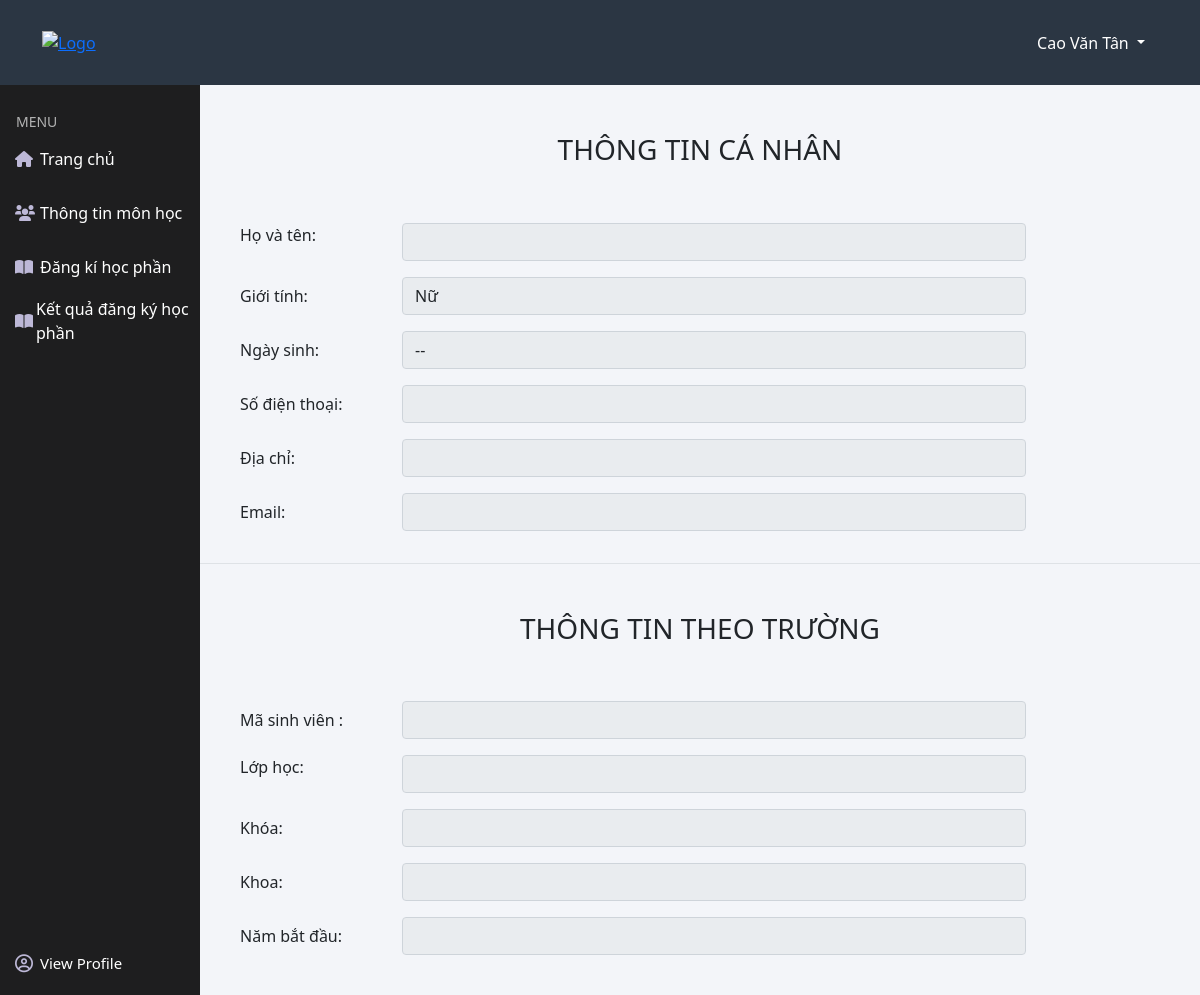
Before: /view/student/student_info.php (signed in) with the older database file.
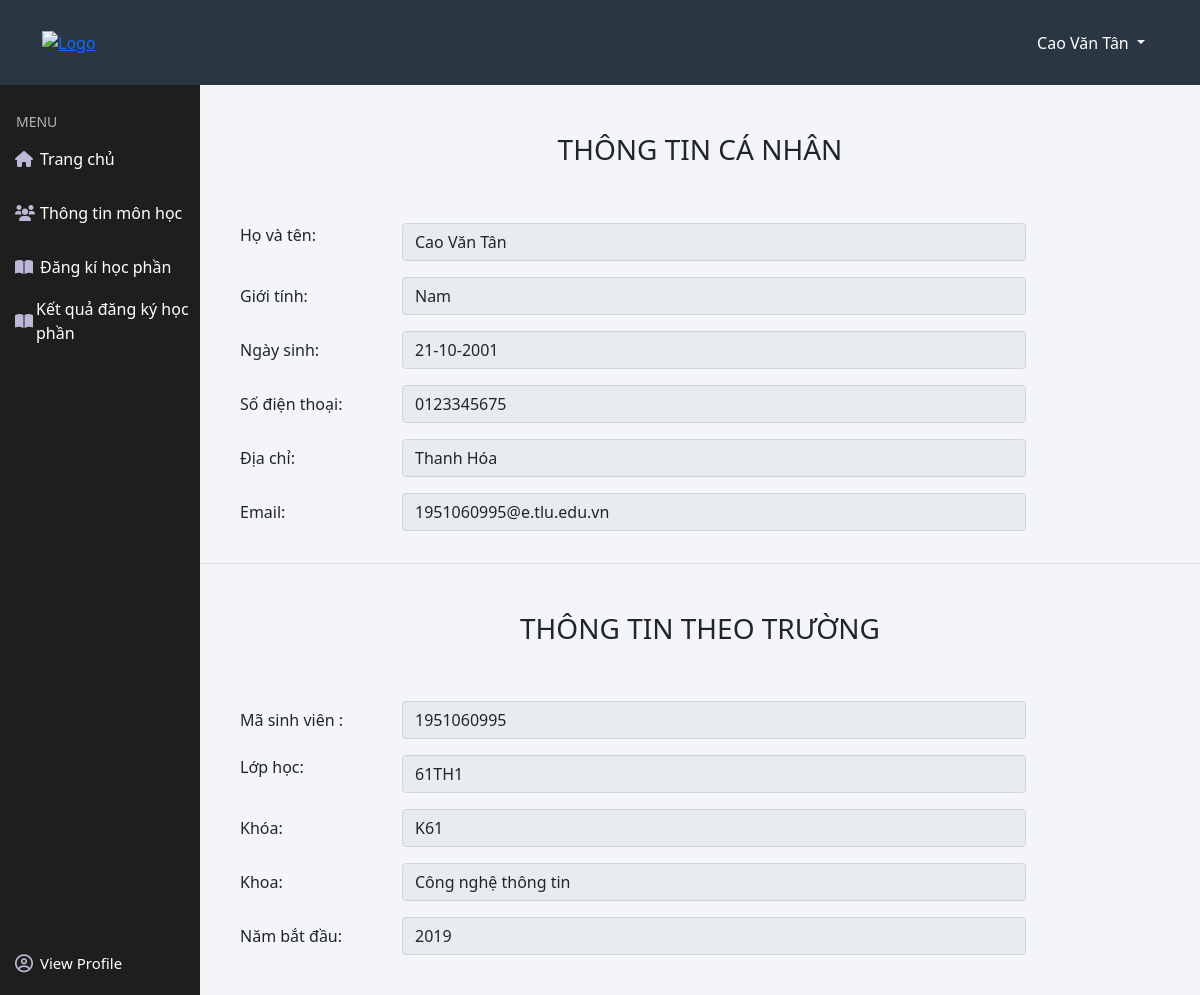
After: the same page with the newer database file.
### tables this page shows
CREATE TABLE `student` (
  `std_id` varchar(10) NOT NULL,
  `std_name` varchar(50) NOT NULL,
  `std_gender` tinyint(1) NOT NULL,
  `std_birthday` date NOT NULL,
  `std_phone` varchar(10) NOT NULL,
  `std_email` varchar(50) NOT NULL,
  `std_address` varchar(100) NOT NULL,
  `std_pass` varchar(100) NOT NULL,
  `class_id` int(10) UNSIGNED NOT NULL
);

CREATE TABLE `class` (
  `class_id` int(10) UNSIGNED NOT NULL,
  `class_name` varchar(100) NOT NULL,
  `office_id` int(10) UNSIGNED NOT NULL,
  `course_id` varchar(10) NOT NULL
);

CREATE TABLE `course` (
  `course_id` varchar(10) NOT NULL,
  `year_start` year(4) NOT NULL,
  `year_end` year(4) NOT NULL
);

CREATE TABLE `office` (
  `office_id` int(10) UNSIGNED NOT NULL,
  `office_name` varchar(200) NOT NULL
);

### view/student/student_info.php (the view, shortened to what this page needs)
<?php
include '../../partials-front/header.php';
include '../../partials-front/header_nav.php';
include '../../partials-front/student_menu.php';
include_once '../../config/config.php';
?>
<?php
 $username = $_SESSION['loginSuccess'] ;
$sql = "SELECT * FROM student e INNER JOIN class o on e.class_id = o.class_id INNER JOIN office a on  o.office_id = a.office_id INNER JOIN course c on o.course_id = c.course_id Where e.std_id = '$username'";
$result = mysqli_query($con,$sql);
$row = mysqli_fetch_assoc($result);
?>
<main class="col-10 float-end">
    <div class="container mb-3">
        <div class="my-5 row">
            <div class="col-12">
                <h3 style="text-align: center">THÔNG TIN CÁ NHÂN</h3>
            </div>
        </div>
        <div class="row">
            <div class="col-12">
                <div class="ms-3 mb-3 row">
                    <label for="inputPassword" class="col-sm-2 ">Họ và tên:</label>
                    <div class="col-sm-8">
                        <input type="text" readonly value="<?php echo $row['std_name'] ?> " class="form-control" id="inputPassword" name="st_name">
                    </div>
                </div>
                <div class="ms-3 mb-3 row">
                    <label for="staticEmail" class="col-sm-2 col-form-label">Giới tính:</label>
                    <div class="col-sm-8">
                        <input type="text" readonly value="<?php if ($row['std_gender'] == true) {
                                                                echo 'Nam';
                                                            } else {
                                                                echo 'Nữ';
                                                            } ?> " class="form-control" id="staticEmail" name="st_gender">
                    </div>
                </div>
                <div class="ms-3 mb-3 row">
                    <label for="inputPassword" class="col-sm-2 col-form-label">Ngày sinh:</label>
                    <div class="col-sm-8">
                        <input type="text" readonly value="<?php $date = explode('-', $row['std_birthday']);
                                                            $birthday = $date[2] . '-' . $date[1] . '-' . $date[0];
                                                            echo  $birthday; ?> " class="form-control" id="inputPassword" name="st_date">
                    </div>
                </div>
                <div class="ms-3 mb-3 row">
                    <label for="staticEmail" class="col-sm-2 col-form-label">Số điện thoại: </label>
                    <div class="col-sm-8">
                        <input type="text" readonly value="<?php echo $row['std_phone'] ?> " class="form-control" id="staticEmail" name="st_phone">
                    </div>
                </div>
                <div class="ms-3 mb-3 row">
                    <label for="inputPassword" class="col-sm-2 col-form-label">Địa chỉ:</label>
                    <div class="col-sm-8">
                        <input type="text" readonly value="<?php echo $row['std_address'] ?> " class="form-control" id="inputPassword" name="st_address">
                    </div>
                </div>
                <div class="ms-3 mb-3 row">
                    <label for="staticEmail" class="col-sm-2 col-form-label">Email:</label>
                    <div class="col-sm-8">
                        <input type="text" readonly value="<?php echo $row['std_email'] ?> " class="form-control" id="staticEmail" name="st_email">
                    </div>
                </div>
            </div>
        </div>
    </div>
    <div class="container border-top mb-4">
        <div class="my-5 row">
            <div class="col-12">
                <h3 style="text-align: center">THÔNG TIN THEO TRƯỜNG</h3>
            </div>
        </div>
        <div class="row">
            <div class="col-12">
                <div class="ms-3 mb-3 row">
                    <label for="staticEmail" class="col-sm-2 col-form-label">Mã sinh viên : </label>
                    <div class="col-sm-8">
                        <input type="text" readonly value="<?php echo $row['std_id'] ?> " class="form-control" id="staticEmail" name="st_id">
                    </div>
                </div>
                <div class="ms-3 mb-3 row">
                    <label for="inputPassword" class="col-sm-2 ">Lớp học:</label>
                    <div class="col-sm-8">
                        <input type="text" readonly value="<?php echo $row['class_name'] ?> " class="form-control" id="inputPassword" name="st_name">
                    </div>
                </div>
                <div class="ms-3 mb-3 row">
                    <label for="staticEmail" class="col-sm-2 col-form-label">Khóa:</label>
                    <div class="col-sm-8">
                        <input type="text" readonly value="<?php echo $row['course_id'] ?> " class="form-control" id="staticEmail" name="st_gender">
                    </div>
                </div>
                <div class="ms-3 mb-3 row">
                    <label for="inputPassword" class="col-sm-2 col-form-label">Khoa:</label>
                    <div class="col-sm-8">
                        <input type="text" readonly value="<?php echo $row['office_name'] ?> " class="form-control" id="inputPassword" name="st_date">
                    </div>
                </div>
                <div class="ms-3 mb-3 row">
                    <label for="inputPassword" class="col-sm-2 col-form-label">Năm bắt đầu:</label>
                    <div class="col-sm-8">
                        <input type="text" readonly value="<?php echo $row['year_start'] ?> " class="form-control" id="inputPassword" name="st_date">
                    </div>
                </div>
            </div>
        </div>
    </div>
</main>
<?php
include '../../partials-front/footer.php';
?>

### partials-front/header.php (shortened to what this page needs)
<!doctype html>
<html lang="en">
<head>
  <link href="https://cdn.jsdelivr.net/npm/bootstrap@5.1.1/dist/css/bootstrap.min.css" rel="stylesheet">
  <link rel="stylesheet" href="https://cdnjs.cloudflare.com/ajax/libs/font-awesome/6.0.0-beta2/css/all.min.css" />
  <link rel="stylesheet" href="../../asset/css/style.css">
</head>
<body>

### partials-front/header_nav.php (shortened to what this page needs)
<header class="header position-fixed top-0 w-100">
    <div class="container h-100 d-flex justify-content-between align-items-center">
        <a href="#" class="logo">
            <img class="logo-img" src="http://tlus.edu.vn/wp-content/uploads/2018/06/LogoDHTL-300x300.png" alt="Logo">
        </a>
        <div class="dropdown h-100 menu">
            <button class="btn dropdown-toggle h-100 text-white" type="button" id="dropdownMenuButton1" data-bs-toggle="dropdown" aria-expanded="false">
                <?php
                if (isset($_SESSION['loginSuccess'])) {
                    $user_name = $_SESSION['loginSuccess'];
                    include_once '../../config/config.php';
                    $sql_std = "SELECT * FROM student WHERE std_id = '$user_name'";
                    $result_std = mysqli_query($con, $sql_std);
                    $sql_teacher = "SELECT * FROM teacher WHERE teacher_email = '$user_name'";
                    $result_teacher = mysqli_query($con, $sql_teacher);
                    if (mysqli_num_rows($result_std) > 0) {
                        $row_std = mysqli_fetch_assoc($result_std);
                        echo $row_std['std_name'];
                    } else if (mysqli_num_rows($result_teacher) > 0) {
                        $row_teacher = mysqli_fetch_assoc($result_teacher);
                        echo $row_teacher['teacher_name'];
                    } else {
                        echo "Admin";
                    }
                }
                ?>
            </button>
        </div>
    </div>
</header>

### partials-front/student_menu.php (shortened to what this page needs)
<nav class="position-relative">
    <div class="col-2 sidebar position-fixed">
        <p class="d-block title-menu px-3 pt-3">MENU</p>
        <ul class="ps-0">
            <li>
                <a class="text-decoration-none h-100 d-flex align-items-center" href="student_dashboard.php">
                    <i class="fas fa-home"></i>
                    Trang chủ
                </a>
            </li>
            <li>
                <a class="text-decoration-none h-100 d-flex align-items-center" href="student_subject_info.php">
                    <i class="fas fa-users"></i>
                    Thông tin môn học
                </a>
            </li>
            <li class="notification2">
                <a class="text-decoration-none h-100 d-flex align-items-center" href="student_course_registration.php">
                    <i class="fas fa-book-open"></i>
                    Đăng kí học phần
                </a>
            </li>
            <li class="notification2">
                <a class="text-decoration-none h-100 d-flex align-items-center" href="student_registration_results.php">
                    <i class="fas fa-book-open"></i>
                    Kết quả đăng ký học phần
                </a>
            </li>
        </ul>
        <div class="userProfile w-100 position-absolute start-0 bottom-0">
            <a class="d-flex align-items-center w-100 h-100 text-white text-decoration-none" href="student_info.php">
                <i class="far fa-user-circle xyz"></i>
                View Profile
            </a>
        </div>
    </div>

### partials-front/footer.php (shortened to what this page needs)
</body>
</html>

### asset/css/style.css (style rules this page uses)
* { margin: 0; padding: 0; box-sizing: border-box; list-style: none; text-decoration: none; }
body { background: #f3f5f9; }
main { margin-top: 85px; }
.header { height: 85px; background-color: #2b3643; z-index: 1000; }
.logo { width: 80px; }
.logo-img { max-width: 100%; }
.sidebar { height: calc(100% - 85px); background: #000000e0; padding: 10px 0; top: 85px; }
.sidebar ul li, .dropdown { height: 54px; }
.sidebar ul li a, .sidebar .dropdown a { color: #fff; display: block; padding-left: 15px; }
.sidebar ul li a i, .sidebar .dropdown a i { color: #bdb8d7; width: 25px; }
.title-menu { margin: 0; color: #ffffffa8; font-size: 14px; }
.userProfile { height: 64px; }
.userProfile a { padding-left: 15px; font-size: 15px; }
.userProfile a i { font-size: 18px; color: #bdb8d7; width: 25px; }

Changed rows visible on the page:
changed student "Cao Văn Tân": st_name (not shown) → "Cao Văn Tân"; st_gender (not shown) → "Nam"; st_date (not shown) → "21-10-2001"; st_phone (not shown) → "0123345675"; st_address (not shown) → "Thanh Hóa"; st_email (not shown) → "1951060995@e.tlu.edu.vn"; st_id (not shown) → "1951060995"; st_name (not shown) → "61TH1"; st_gender (not shown) → "K61"; st_date (not shown) → "Công nghệ thông tin"; st_date (not shown) → "2019"
Other visible differences:
form field st_gender: "Nữ" → (not shown)
form field st_date: "--" → (not shown)
